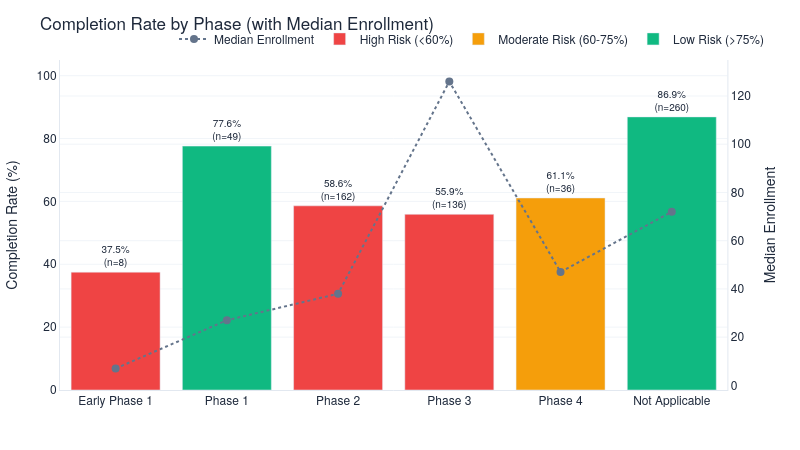

Notebook source saved alongside this figure:
### Code cell
# ── Chart 2A: Completion rate by phase (bar + marker for enrollment) ─────
# All resolved trials are Interventional

# Custom phase order for logical progression
phase_order = ['Early Phase 1', 'Phase 1', 'Phase 2', 'Phase 3', 'Phase 4', 'Not Applicable']
df_2a_sorted = df_2a.set_index('phase').loc[phase_order].reset_index()

fig_2a = make_subplots(specs=[[{"secondary_y": True}]])

# Completion rate bars
fig_2a.add_trace(
    go.Bar(
        x=df_2a_sorted['phase'],
        y=df_2a_sorted['completion_rate_pct'],
        marker_color=[COLORS['danger'] if r < 60 else COLORS['accent'] if r < 75 else COLORS['success']
                      for r in df_2a_sorted['completion_rate_pct']],
        text=[f"{r}%<br>(n={n})" for r, n in zip(df_2a_sorted['completion_rate_pct'], df_2a_sorted['total_resolved'])],
        textposition='outside',
        textfont=dict(size=10),
        name='Completion Rate',
        showlegend=False,
    ),
    secondary_y=False,
)

# Median enrollment line
fig_2a.add_trace(
    go.Scatter(
        x=df_2a_sorted['phase'],
        y=df_2a_sorted['median_enrollment'],
        mode='lines+markers',
        line=dict(color=COLORS['secondary'], width=2, dash='dot'),
        marker=dict(size=8, color=COLORS['secondary']),
        name='Median Enrollment',
        hovertemplate='%{x}: %{y:,.0f} patients<extra></extra>',
    ),
    secondary_y=True,
)


# ── Add Legend for Bar Colors (Risk Levels) ──────────────────────────────
for label, color in [('High Risk (<60%)', COLORS['danger']), 
                     ('Moderate Risk (60-75%)', COLORS['accent']), 
                     ('Low Risk (>75%)', COLORS['success'])]:
    fig_2a.add_trace(
        go.Bar(
            x=[None], y=[None], # Invisible data
            name=label,
            marker_color=color,
            showlegend=True
        )
    )


fig_2a.update_layout(
    **LAYOUT_DEFAULTS,
    title='Completion Rate by Phase (with Median Enrollment)',
    height=450,
    width=800,
    legend=dict(orientation='h', yanchor='bottom', y=1.02, xanchor='right', x=1),
)
fig_2a.update_yaxes(title_text='Completion Rate (%)', range=[0, 105], secondary_y=False)
fig_2a.update_yaxes(title_text='Median Enrollment', secondary_y=True)
clean_axes(fig_2a)
fig_2a.show()

### Figure 1 — Plotly figure (JSON) as saved in the notebook; plotly's stock layout.template omitted (floating-point values rounded to 4 significant figures)
{"data": [{"marker": {"color": ["#EF4444", "#10B981", "#EF4444", "#EF4444", "#F59E0B", "#10B981"]}, "name": "Completion Rate", "showlegend": false, "text": ["37.5%<br>(n=8)", "77.6%<br>(n=49)", "58.6%<br>(n=162)", "55.9%<br>(n=136)", "61.1%<br>(n=36)", "86.9%<br>(n=260)"], "textfont": {"size": 10}, "textposition": "outside", "type": "bar", "x": ["Early Phase 1", "Phase 1", "Phase 2", "Phase 3", "Phase 4", "Not Applicable"], "xaxis": "x", "y": [37.5, 77.6, 58.6, 55.9, 61.1, 86.9], "yaxis": "y"}, {"hovertemplate": "%{x}: %{y:,.0f} patients<extra></extra>", "line": {"color": "#64748B", "dash": "dot", "width": 2}, "marker": {"color": "#64748B", "size": 8}, "mode": "lines+markers", "name": "Median Enrollment", "type": "scatter", "x": ["Early Phase 1", "Phase 1", "Phase 2", "Phase 3", "Phase 4", "Not Applicable"], "xaxis": "x", "y": [7, 27, 38, 126, 47, 72], "yaxis": "y2"}, {"marker": {"color": "#EF4444"}, "name": "High Risk (<60%)", "showlegend": true, "type": "bar", "x": [null], "y": [null]}, {"marker": {"color": "#F59E0B"}, "name": "Moderate Risk (60-75%)", "showlegend": true, "type": "bar", "x": [null], "y": [null]}, {"marker": {"color": "#10B981"}, "name": "Low Risk (>75%)", "showlegend": true, "type": "bar", "x": [null], "y": [null]}], "layout": {"font": {"color": "#1E293B", "family": "Helvetica Neue, Arial, sans-serif"}, "height": 450, "hoverlabel": {"bgcolor": "white", "font": {"size": 12}}, "legend": {"orientation": "h", "x": 1, "xanchor": "right", "y": 1.02, "yanchor": "bottom"}, "margin": {"b": 60, "l": 60, "r": 30, "t": 60}, "paper_bgcolor": "white", "plot_bgcolor": "white", "title": {"text": "Completion Rate by Phase (with Median Enrollment)"}, "width": 800, "xaxis": {"anchor": "y", "domain": [0, 0.94], "linecolor": "#E2E8F0", "linewidth": 1, "showgrid": false}, "yaxis": {"anchor": "x", "domain": [0, 1], "gridcolor": "#F1F5F9", "gridwidth": 1, "linecolor": "#E2E8F0", "linewidth": 1, "range": [0, 105], "showgrid": true, "title": {"text": "Completion Rate (%)"}}, "yaxis2": {"anchor": "x", "gridcolor": "#F1F5F9", "gridwidth": 1, "linecolor": "#E2E8F0", "linewidth": 1, "overlaying": "y", "showgrid": true, "side": "right", "title": {"text": "Median Enrollment"}}}}
